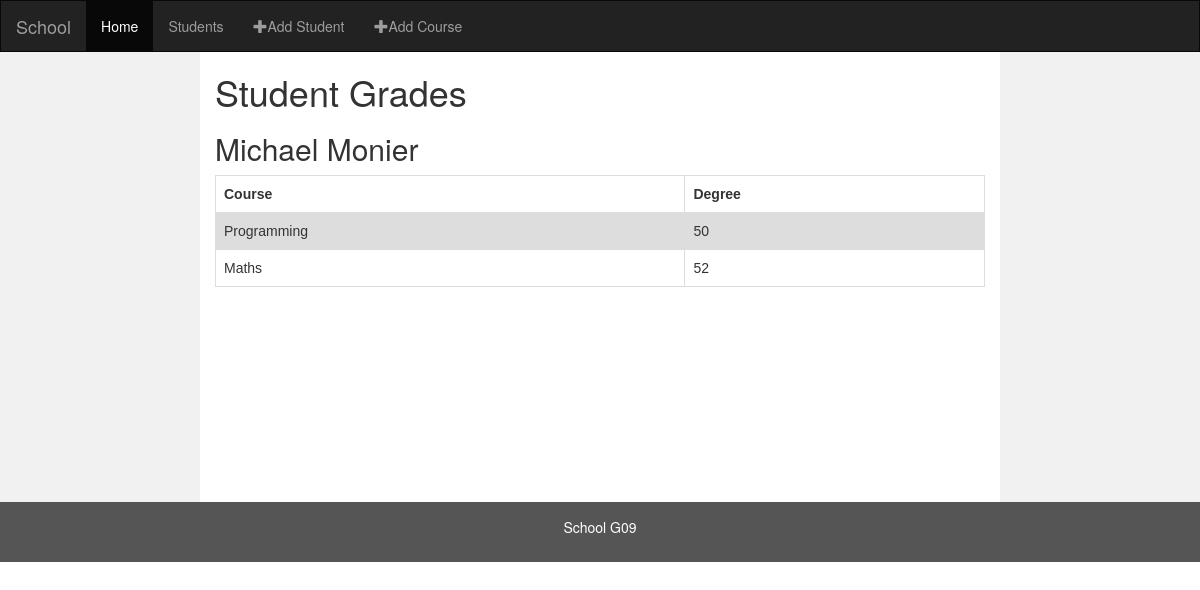
The page /school/3/ on the database its author committed.
### school/models.py (models this page shows, shortened)
class Student(models.Model):
    name = models.CharField(max_length=500)
    ac_year = models.CharField(max_length=50)

class Grade(models.Model):
    course = models.ForeignKey(Course, on_delete=models.CASCADE)
    student = models.ForeignKey(Student, on_delete=models.CASCADE, default='')
    degree = models.IntegerField()

class Course(models.Model):
    name = name = models.CharField(max_length=250)
    max_degree = models.IntegerField()
    def __str__(self):
        return self.name

### school/views.py (the view)
# urls.py: path('<int:id>/', views.content, name='content'),
def content(request, id):
    student = Student.objects.get(pk=id)
    return render(request, 'school/content.html', {'student': student})

### school/templates/school/content.html (shortened to what this page needs)
<!DOCTYPE html>
<html lang="en">
<head>
  <link rel="stylesheet" href="https://maxcdn.bootstrapcdn.com/bootstrap/3.3.7/css/bootstrap.min.css">
</head>
<body>
<nav class="navbar navbar-inverse">
  <div class="container-fluid">
    <div class="navbar-header">
      <a class="navbar-brand" href="{% url 'show' %}" >School</a>
    </div>
    <div class="collapse navbar-collapse" id="myNavbar">
      <ul class="nav navbar-nav">
        <li class="active"><a href="{% url 'show' %}">Home</a></li>
        <li><a href="{% url 'students' %}">Students</a></li>
        <li>
            <a href="{% url 'addstudent' %}">
                <span class="glyphicon glyphicon-plus" aria-hidden="true"></span>Add Student
            </a>
        </li>
        <li>
            <a href="{% url 'course' %}">
                <span class="glyphicon glyphicon-plus" aria-hidden="true"></span>Add Course
            </a>
        </li>
      </ul>
    </div>
  </div>
</nav>
<div class="container-fluid text-center">
  <div class="row content">
    <div class="col-sm-2 sidenav">
    </div>
    <div class="col-sm-8 text-left">
     <h1>Student Grades</h1>
     <h2>{{ student.name }}</h2>
     <table>
        <tr>
            <th>Course</th>
            <th>Degree</th>
        </tr>
     {% for foo in student.grade_set.all %}
       <tr>
           <td>{{ foo.course }}</td>
           <td>{{ foo.degree }}</td>
       </tr>
     {% endfor %}
        </table>
    </div>
    <div class="col-sm-2 sidenav">
    </div>
  </div>
</div>
<footer class="container-fluid text-center">
  <p>School G09</p>
</footer>
</body>
</html>

### school/templates/school/content.html (style rules this page uses)
.navbar { margin-bottom: 0; border-radius: 0; }
.row.content { height: 450px }
.sidenav { padding-top: 20px; background-color: #f1f1f1; height: 100%; }
footer { background-color: #555; color: white; padding: 15px; }
table { font-family: arial, sans-serif; border-collapse: collapse; width: 100%; }
td, th { border: 1px solid #dddddd; text-align: left; padding: 8px; }
tr:nth-child(even) { background-color: #dddddd; }

### rows shown on the page
Student: name "Michael Monier"
Grade: course "Programming", degree "50"
Grade: course "Maths", degree "52"
